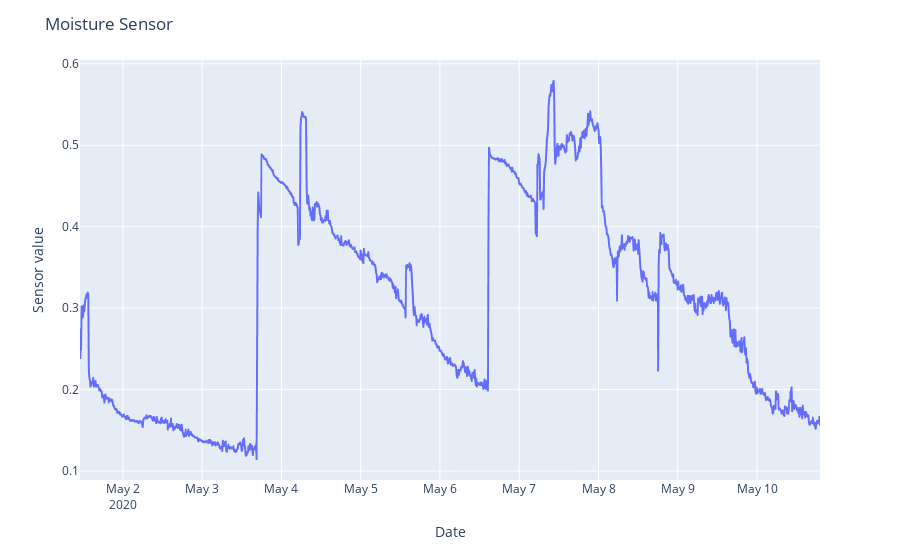
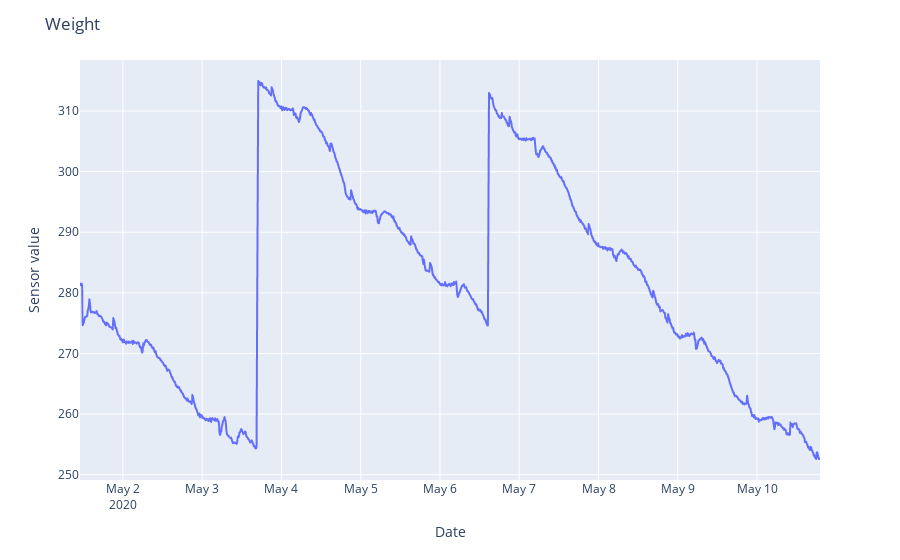
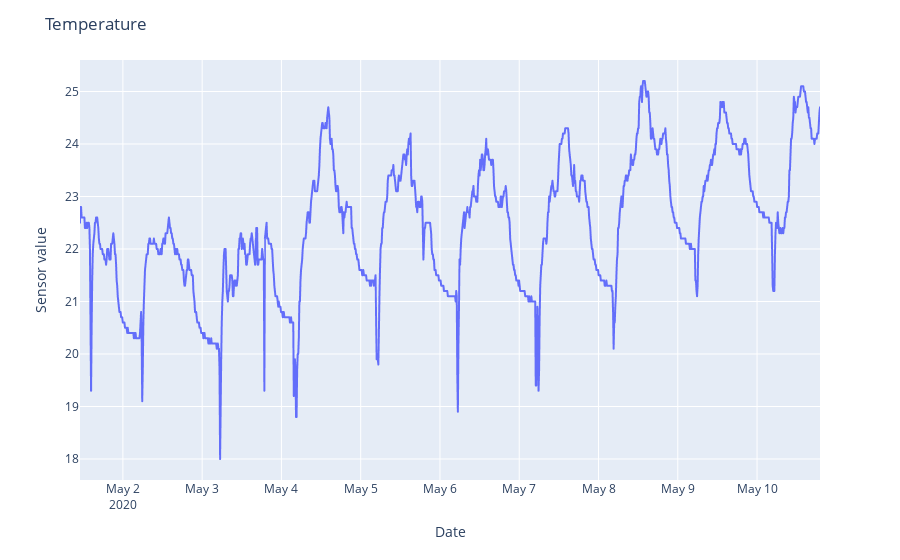

These figures' notebook cell, in order:
### Code cell
show_data('moisture','Moisture Sensor')
show_data('weigth','Weight')
show_data('temperature','Temperature')

### Figure 1 — Plotly figure (JSON) as saved in the notebook; plotly's stock layout.template omitted (floating-point values rounded to 4 significant figures; data arrays with more than 128 entries replaced by an {"elided": "..."} marker saying what was removed)
{"data": [{"hovertemplate": "when=%{x}<br>value=%{y}<extra></extra>", "legendgroup": "", "line": {"color": "#636efa", "dash": "solid"}, "mode": "lines", "name": "", "showlegend": false, "type": "scattergl", "x": {"elided": "1340 str values"}, "xaxis": "x", "y": {"elided": "1340 float values"}, "yaxis": "y"}], "layout": {"legend": {"tracegroupgap": 0}, "margin": {"t": 60}, "title": {"text": "Moisture Sensor"}, "xaxis": {"anchor": "y", "domain": [0, 1], "title": {"text": "Date"}}, "yaxis": {"anchor": "x", "domain": [0, 1], "title": {"text": "Sensor value"}}}}

### Figure 2 — Plotly figure (JSON) as saved in the notebook; plotly's stock layout.template omitted (floating-point values rounded to 4 significant figures; data arrays with more than 128 entries replaced by an {"elided": "..."} marker saying what was removed)
{"data": [{"hovertemplate": "when=%{x}<br>value=%{y}<extra></extra>", "legendgroup": "", "line": {"color": "#636efa", "dash": "solid"}, "mode": "lines", "name": "", "showlegend": false, "type": "scattergl", "x": {"elided": "1340 str values"}, "xaxis": "x", "y": {"elided": "1340 float values"}, "yaxis": "y"}], "layout": {"legend": {"tracegroupgap": 0}, "margin": {"t": 60}, "title": {"text": "Weight"}, "xaxis": {"anchor": "y", "domain": [0, 1], "title": {"text": "Date"}}, "yaxis": {"anchor": "x", "domain": [0, 1], "title": {"text": "Sensor value"}}}}

### Figure 3 — Plotly figure (JSON) as saved in the notebook; plotly's stock layout.template omitted (floating-point values rounded to 4 significant figures; data arrays with more than 128 entries replaced by an {"elided": "..."} marker saying what was removed)
{"data": [{"hovertemplate": "when=%{x}<br>value=%{y}<extra></extra>", "legendgroup": "", "line": {"color": "#636efa", "dash": "solid"}, "mode": "lines", "name": "", "showlegend": false, "type": "scattergl", "x": {"elided": "1340 str values"}, "xaxis": "x", "y": {"elided": "1340 float values"}, "yaxis": "y"}], "layout": {"legend": {"tracegroupgap": 0}, "margin": {"t": 60}, "title": {"text": "Temperature"}, "xaxis": {"anchor": "y", "domain": [0, 1], "title": {"text": "Date"}}, "yaxis": {"anchor": "x", "domain": [0, 1], "title": {"text": "Sensor value"}}}}
